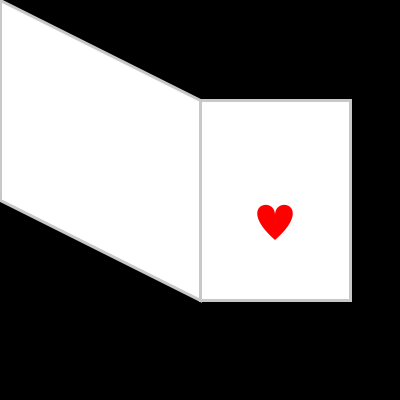
Frame 1 (no input)
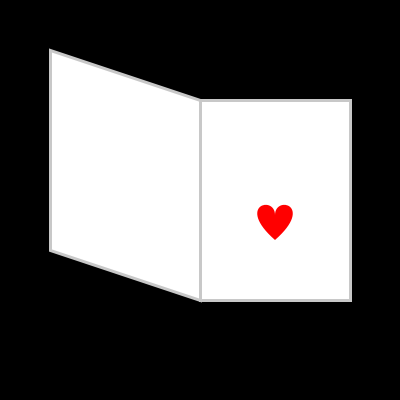
Frame 60 (the mouse pressed at the canvas centre just before this capture)
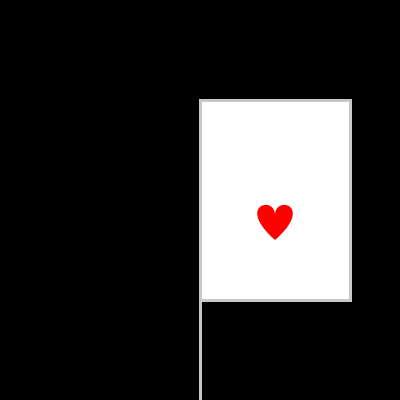
Frame 120 (the mouse held since frame 60 and released just before this capture)

The Processing sketch that drew these frames (run headless with seeded random() and noise(); from frame 60 on, the mouse is pressed at the canvas centre):

// Processing sketch: processing_87497
// ── processing_87497.pde

// Homework 5, 01-29-13
// Xinran Lu, xinranl@andrew.cmu.edu
// Copyright Xinran Lu January 2013 Pittsburgh PA 15232

//Completely close the card and open it again to change the color of the heart. Press any key to change background color.

float a, b, c, d, e, f, g, h; //figure 1 the book
float x, y; //mouse position
float colr, colg, colb, bg; //colors

void setup()
{
  size(400, 400);
  smooth();
  a = 200;
  b = 100;
  c = 350;
  d = 100;
  e = 350;
  f = 300;
  g = 200;
  h = 300;
  colr = 255;
  colg = 0;
  colb = 0;
  bg = 0;
}

void draw()
{
  background(bg);
  
  //the book (right part)
  figure(a, b, c, d, e, f, g, h);
  
  //the heart
  noStroke();
  fill(colr, colg, colb);
  heart(275, 215, 195, 205, 275, 240, 315, 235);
  if(pmouseX>350)
  {
    colr = random(50, 255);
    colg = random(50, 255);
    colb = random(50, 255);
  }
  
  //the book (left part)
  figure(a, b, x, y, x, y+200, g, h);
  if(mouseX > (width-e) && mouseX < e)
  {
    x = mouseX;
  }
    else if(mouseX< (width-e))
    {
      x = width-e;
    }
      else
      {
        x = e;
      }
  if(mouseY> (width-h)*.5 && mouseY< (height-b*2))
  {
    y = mouseY;
  }
    else if(mouseY< (width-h)*.5)
    {
      y = (width-h)*.5;
    }
      else
      {
        y = height-b*2;
      }
}

//function for the book
void figure(float fa, float fb, float fc, float fd, float fe, float ff, float fg, float fh)
{
  strokeWeight(3);
  stroke(200);
  fill(255);  
  quad (fa, fb, fc, fd, fe, ff, fg, fh);
}

//function for the heart
void heart(float ha, float hb, float hc, float hd, float he, float hf, float hg, float hh)
{
  beginShape();
    vertex(ha, hb); 
    bezierVertex(ha, hc, hg, hd, he, hf); 
    vertex(ha, hb); 
    bezierVertex(ha, hc, hh, hd, he, hf); 
  endShape();
}

//change color of background
void keyPressed()
{
  bg = random(0, 255);
}
